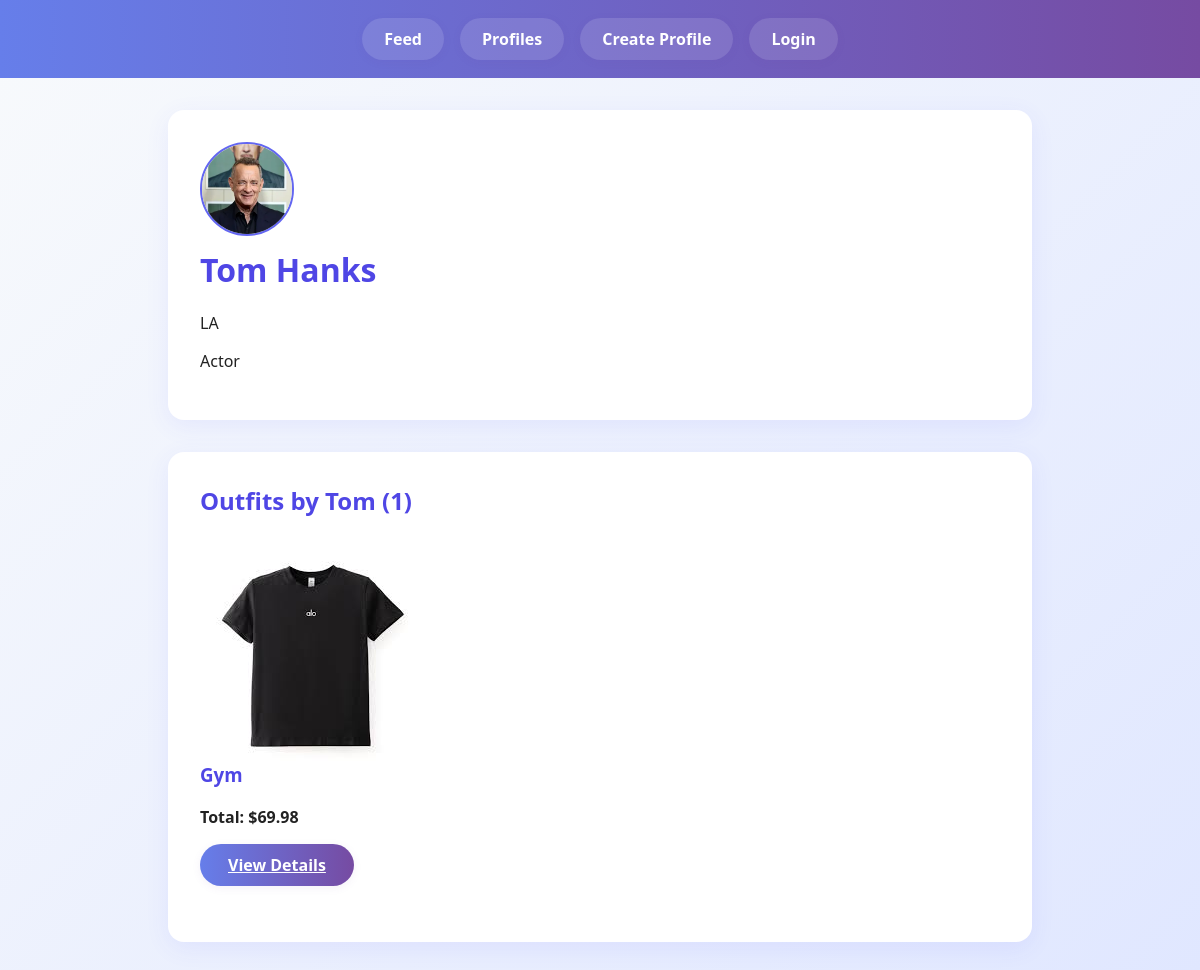
/project/profiles/21/, run on the app's committed database.
### project/models.py (models this page shows, shortened)
class Profile(models.Model):
    username = models.OneToOneField(User, on_delete=models.CASCADE, related_name='project_profile', null=True, blank=True)
    first_name = models.TextField(blank=False)
    last_name = models.TextField(blank=False)
    city = models.TextField(blank=False)
    email = models.EmailField(blank=False)
    image_url = models.TextField(blank=True)
    bio = models.TextField(blank=True)
    profile_image = models.ImageField(upload_to='profile_images/', blank=True, null=True)
    def get_outfits(self):
        return Outfit.objects.filter(profile=self).order_by('-timestamp')
    def get_friends(self):
        friends1 = Friend.objects.filter(profile1=self).values_list('profile2', flat=True)
        friends2 = Friend.objects.filter(profile2=self).values_list('profile1', flat=True)
        friend_ids = list(friends1) + list(friends2)
        return Profile.objects.filter(id__in=friend_ids)
    def get_friend_suggestions(self):
        current_friends = self.get_friends().values_list('id', flat=True)
        suggestions = Profile.objects.exclude(
            id__in=list(current_friends) + [self.id]
        )
        return suggestions

class Outfit(models.Model):
    profile = models.ForeignKey(Profile, on_delete=models.CASCADE)
    subject = models.CharField(max_length=200)
    items = models.ManyToManyField(OutfitItem)
    timestamp = models.DateTimeField(auto_now_add=True, null=True)
    def total_price(self):
        return sum(item.price for item in self.items.all())
    def get_absolute_url(self):
        return reverse('project:outfit_detail', kwargs={'pk': self.pk})

class OutfitItem(models.Model):
    owner = models.ForeignKey(User, on_delete=models.CASCADE)
    ITEM_TYPES = [
        ('shirt', 'Shirt'),
        ('pants', 'Pants'),
        ('shoes', 'Shoes'),
        ('accessory', 'Accessory'),
        ('dress', 'Dress'),
        ('jacket', 'Jacket'),
        ('hat', 'Hat'),
        ('bag', 'Bag'),
    ]
    name = models.CharField(max_length=100)
    item_type = models.CharField(max_length=20, choices=ITEM_TYPES)
    image = models.ImageField(upload_to='outfit_images/')
    price = models.DecimalField(max_digits=8, decimal_places=2)
    brand = models.CharField(max_length=100)

### project/views.py (the view)
# urls.py: path('profiles/<int:pk>/', views.ProfileDetailView.as_view(), name='profile_detail'),
class ProfileDetailView(DetailView):
    model = Profile
    template_name = 'project/profile_detail.html'
    context_object_name = 'profile'
    def get_context_data(self, **kwargs):
        context = super().get_context_data(**kwargs)
        profile = self.get_object()
        context['friends'] = profile.get_friends()
        context['suggested_friends_preview'] = profile.get_friend_suggestions()[:4]
        context['outfits'] = profile.get_outfits()
        return context

### project/templates/project/profile_detail.html (shortened to what this page needs)
{% extends 'project/base.html' %}
{% load static %}
{% block content %}
<div class="card">
    <div class="profile-header">
        {% if profile.profile_image %}
            <img src="{{ profile.profile_image.url }}" alt="{{ profile.first_name }}" class="profile-image">
        {% endif %}
        <div>
            <h1>{{ profile.first_name }} {{ profile.last_name }}</h1>
            <p>{{ profile.city }}</p>
            {% if profile.bio %}
                <p>{{ profile.bio }}</p>
            {% endif %}
        </div>
    </div>
</div>
<div class="card">
    <h2>Outfits by {{ profile.first_name }} ({{ profile.get_outfits.count }})</h2>
    <div class="outfit-grid">
        {% for outfit in profile.get_outfits %}
        <div class="outfit-card">
            {% if outfit.items.first %}
                <img src="{{ outfit.items.first.image.url }}" alt="{{ outfit.subject }}" class="outfit-image">
            {% endif %}
            <div class="outfit-content">
                <h3>{{ outfit.subject }}</h3>
                <p><strong>Total: ${{ outfit.total_price }}</strong></p>
                <a href="{{ outfit.get_absolute_url }}" class="btn">View Details</a>
            </div>
        </div>
        {% empty %}
        <p>No outfits yet.</p>
        {% endfor %}
    </div>
</div>
{% endblock %}

### static/styles.css (style rules this page uses)
body, input, button, select, textarea { font-family: 'Segoe UI', 'Arial', sans-serif; font-size: 16px; color: #222; background: linear-gradient(135deg, #f8fafc 0%, #e0e7ff 100%); margin: 0; padding: 0; }
.btn, button, input[type="submit"], input[type="button"] { display: inline-block; padding: 10px 28px; font-size: 16px; font-family: inherit; border-radius: 25px; border: none; cursor: pointer; background: linear-gradient(90deg, #667eea 0%, #764ba2 100%); color: #fff; font-weight: 600; transition: background 0.2s, transform 0.2s, box-shadow 0.2s; margin: 0 0.25em 0.5em 0; box-shadow: 0 2px 8px rgba(118, 75, 162, 0.08); }
h1, h2, h3, h4, h5, h6 { font-family: 'Segoe UI', 'Arial', sans-serif; font-weight: 700; color: #4f46e5; margin-top: 0; }
.card { background: #fff; border-radius: 16px; box-shadow: 0 6px 24px rgba(76, 81, 255, 0.08); padding: 2em; margin-bottom: 2em; max-width: 800px; margin: 2em auto; }
.profile-image { width: 90px; height: 90px; object-fit: cover; border-radius: 50%; margin-bottom: 12px; background: #f1f5f9; border: 2px solid #6366f1; }
.outfit-content { margin-bottom: 1em; }

### data on the page
Profile: profile_image (picture), first_name "Tom", last_name "Hanks", city "LA", bio "Actor", get_outfits.count "1"
Outfit: items.first.image (picture), subject "Gym", total_price "69.98"
